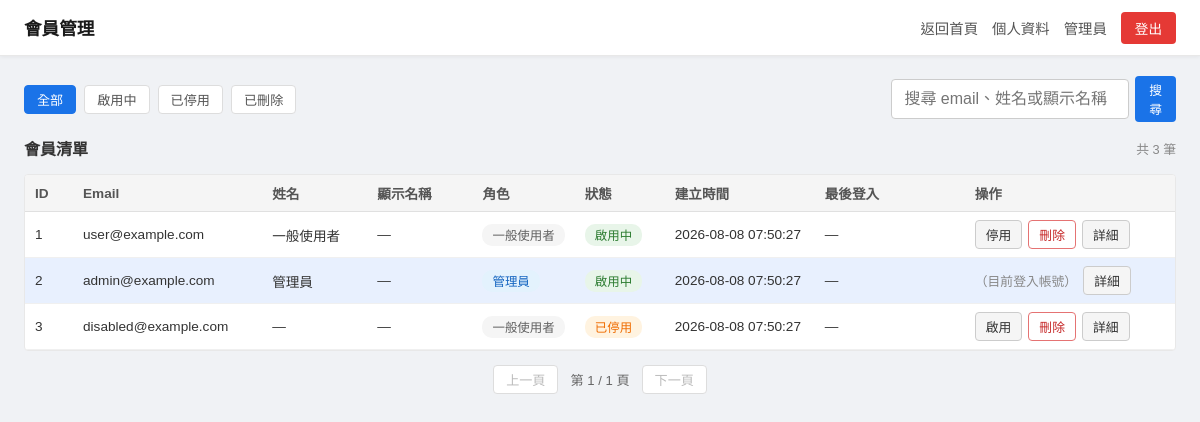
The app's page /admin/users (signed in) with its own data.
### tables this page shows
CREATE TABLE users (
            id            INTEGER PRIMARY KEY AUTOINCREMENT,
            email         TEXT    UNIQUE NOT NULL,
            hash          TEXT    NOT NULL,
            role          INTEGER NOT NULL DEFAULT 1,
            name          TEXT,
            display_name  TEXT,
            is_active     INTEGER NOT NULL DEFAULT 1,
            is_deleted    INTEGER NOT NULL DEFAULT 0,
            created_at    TEXT    NOT NULL DEFAULT (datetime('now')),
            last_login_at TEXT
        );

### blueprints/admin/__init__.py (the view)
@admin_bp.route('/users')
@login_required
def user_list():
    user = _current_user()
    if not _is_usable(user):
        session.clear()
        return redirect(url_for('auth.login_page'))
    if not _is_admin(user):
        flash('無操作權限', 'error')
        return redirect(url_for('hub.home'))
    status  = request.args.get('status', 'all')
    if status not in _VALID_STATUS:
        status = 'all'
    keyword = request.args.get('q', '').strip()
    page    = request.args.get('page', 1, type=int) or 1
    users, total = db.list_users(page, _PAGE_SIZE, status, keyword or None)
    total_pages  = max(1, (total + _PAGE_SIZE - 1) // _PAGE_SIZE)
    return render_template(
        'admin/user_list.html',
        user=user,
        users=users,
        total=total,
        page=page,
        total_pages=total_pages,
        status=status,
        keyword=keyword,
        ROLE_LABELS=ROLE_LABELS,
    )

### blueprints/admin/__init__.py (called while the page is built)
def _current_user():
    return db.find_user_by_id(session['user_id'])

def _is_admin(user):
    return user is not None and user['role'] == 0

### db/connection.py (called while the page is built)
def _get_conn():
    from db import DB_PATH
    conn = sqlite3.connect(DB_PATH)
    conn.row_factory = sqlite3.Row
    conn.execute("PRAGMA journal_mode=WAL")
    return conn

### db/users.py (called while the page is built)
def find_user_by_id(user_id):
    conn = _get_conn()
    row = conn.execute(
        'SELECT id, email, role, name, display_name, is_active, is_deleted,'
        ' created_at, last_login_at FROM users WHERE id = ?',
        (user_id,)
    ).fetchone()
    conn.close()
    return row

### utils.py (called while the page is built)
def _is_usable(user):
    return user and user['is_active'] and not user['is_deleted']

def login_required(f):
    @wraps(f)
    def decorated(*args, **kwargs):
        if 'user_id' not in session:
            return redirect(url_for('auth.login_page'))
        return f(*args, **kwargs)
    return decorated

### templates/admin/user_list.html (shortened to what this page needs)
{% extends "base.html" %}
{% block head %}
<link rel="stylesheet" href="{{ url_for('static', filename='admin.css') }}">
{% endblock %}
{% block body %}
<div class="admin-layout">
  <div class="admin-topbar">
    <span class="admin-topbar-title">會員管理</span>
    <div class="admin-topbar-nav">
      <a href="{{ url_for('hub.home') }}" class="admin-nav-link">返回首頁</a>
      <a href="{{ url_for('profile.dashboard') }}" class="admin-nav-link">個人資料</a>
      <span class="admin-nav-user">{{ user['name'] or user['display_name'] or user['email'] }}</span>
      <a href="{{ url_for('auth.logout') }}" class="admin-btn admin-btn-danger">登出</a>
    </div>
  </div>
  <div class="admin-main">
    <div class="admin-filter-bar">
      <div class="admin-filter-links">
        <a href="{{ url_for('admin.user_list', status='all', q=keyword or none) }}"
           class="admin-filter-link {{ 'admin-filter-active' if status == 'all' }}">全部</a>
        <a href="{{ url_for('admin.user_list', status='active', q=keyword or none) }}"
           class="admin-filter-link {{ 'admin-filter-active' if status == 'active' }}">啟用中</a>
        <a href="{{ url_for('admin.user_list', status='disabled', q=keyword or none) }}"
           class="admin-filter-link {{ 'admin-filter-active' if status == 'disabled' }}">已停用</a>
        <a href="{{ url_for('admin.user_list', status='deleted', q=keyword or none) }}"
           class="admin-filter-link {{ 'admin-filter-active' if status == 'deleted' }}">已刪除</a>
      </div>
      <form method="get" action="{{ url_for('admin.user_list') }}" class="admin-search-form">
        <input type="text" name="q" value="{{ keyword }}" class="admin-search-input"
               placeholder="搜尋 email、姓名或顯示名稱">
        <button type="submit" class="admin-btn admin-btn-primary admin-btn-sm">搜尋</button>
      </form>
    </div>
    <div class="admin-panel-header">
      <span class="admin-panel-title">會員清單</span>
      <span class="admin-total">共 {{ total }} 筆</span>
    </div>
    <div class="admin-table-wrap">
      <table class="admin-table">
        <thead>
          <tr>
            <th class="col-id">ID</th>
            <th class="col-email">Email</th>
            <th class="col-name">姓名</th>
            <th class="col-name">顯示名稱</th>
            <th class="col-role">角色</th>
            <th class="col-status">狀態</th>
            <th class="col-time">建立時間</th>
            <th class="col-time">最後登入</th>
            <th class="col-action-wide">操作</th>
          </tr>
        </thead>
        <tbody>
          {% for u in users %}
            <tr class="{{ 'admin-row-self' if u['id'] == user['id'] }}">
              <td>{{ u['id'] }}</td>
              <td>{{ u['email'] }}</td>
              <td>{{ u['name'] or '—' }}</td>
              <td>{{ u['display_name'] or '—' }}</td>
              <td>
                <span class="admin-badge {{ 'admin-badge-role-admin' if u['role'] == 0 else 'admin-badge-role-user' }}">
                  {{ ROLE_LABELS[u['role']] }}
                </span>
              </td>
              <td>
                {% if u['is_deleted'] %}
                  <span class="admin-badge admin-badge-deleted">已刪除</span>
                {% elif u['is_active'] %}
                  <span class="admin-badge admin-badge-active">啟用中</span>
                {% else %}
                  <span class="admin-badge admin-badge-disabled">已停用</span>
                {% endif %}
              </td>
              <td>{{ u['created_at'] }}</td>
              <td>{{ u['last_login_at'] or '—' }}</td>
              <td>
                <div class="admin-actions-cell">
                  {% if u['id'] == user['id'] %}
                    <span class="admin-self-note">（目前登入帳號）</span>
                  {% elif not u['is_deleted'] %}
                    {% if u['is_active'] %}
                      <form method="POST" class="admin-inline-form"
                            action="{{ url_for('admin.deactivate_user', user_id=u['id']) }}">
                        <button type="submit" class="admin-btn-action">停用</button>
                      </form>
                    {% else %}
                      <form method="POST" class="admin-inline-form"
                            action="{{ url_for('admin.activate_user', user_id=u['id']) }}">
                        <button type="submit" class="admin-btn-action">啟用</button>
                      </form>
                    {% endif %}
                    <form method="POST" class="admin-inline-form"
                          action="{{ url_for('admin.delete_user', user_id=u['id']) }}">
                      <button type="submit" class="admin-btn-action-danger"
                              onclick="return confirm('確定要刪除這個帳號嗎？此操作無法復原。')">刪除</button>
                    </form>
                  {% endif %}
                  <a href="{{ url_for('admin.user_detail', user_id=u['id']) }}"
                     class="admin-btn-action">詳細</a>
                </div>
              </td>
            </tr>
          {% else %}
            <tr><td colspan="9" class="admin-empty">查無資料</td></tr>
          {% endfor %}
        </tbody>
      </table>
    </div>
    <div class="admin-pagination">
      {% if page > 1 %}
        <a href="{{ url_for('admin.user_list', status=status, q=keyword or none, page=page-1) }}"
           class="admin-page-btn">上一頁</a>
      {% else %}
        <span class="admin-page-btn admin-page-disabled">上一頁</span>
      {% endif %}
      <span class="admin-page-info">第 {{ page }} / {{ total_pages }} 頁</span>
      {% if page < total_pages %}
        <a href="{{ url_for('admin.user_list', status=status, q=keyword or none, page=page+1) }}"
           class="admin-page-btn">下一頁</a>
      {% else %}
        <span class="admin-page-btn admin-page-disabled">下一頁</span>
      {% endif %}
    </div>
  </div>
</div>
{% endblock %}

### static/common.css (style rules this page uses)
:root { --btn-primary-bg: #1a73e8; --btn-primary-hover: #1557b0; --btn-secondary-bg: #f0f0f0; --btn-secondary-color: #333; --btn-secondary-hover: #e0e0e0; --btn-danger-bg: #e53935; --btn-danger-hover: #c62828; --btn-action-bg: #f5f5f5; --btn-action-border: #ccc; --btn-action-color: #333; --btn-action-hover: #e8e8e8; --btn-action-danger-border: #e57373; --btn-action-danger-bg: #fff; --btn-action-danger-color: #c62828; --btn-action-danger-hover: #ffebee; }

### static/login.css (style rules this page uses)
* { box-sizing: border-box; margin: 0; padding: 0; }
body { font-family: Arial, sans-serif; background-color: #f0f2f5; display: flex; justify-content: center; align-items: center; min-height: 100vh; }
input[type="email"], input[type="password"], input[type="text"] { width: 100%; padding: 10px 12px; font-size: 1rem; border: 1px solid #ccc; border-radius: 4px; outline: none; transition: border-color 0.2s; }

### records on screen
users: name "管理員", id "2", email "admin@example.com", u "—", role "管理員", is_deleted "啟用中", created_at "2026-08-08 07:50:27", shows "（目前登入帳號）"
users: id "1", email "user@example.com", name "一般使用者", u "—", role "一般使用者", is_deleted "啟用中", created_at "2026-08-08 07:50:27"
users: id "3", email "disabled@example.com", u "—", role "一般使用者", is_deleted "已停用", created_at "2026-08-08 07:50:27"

### other values on screen
{{ total }} "3"
{{ page }} "1"
{{ total_pages }} "1"
